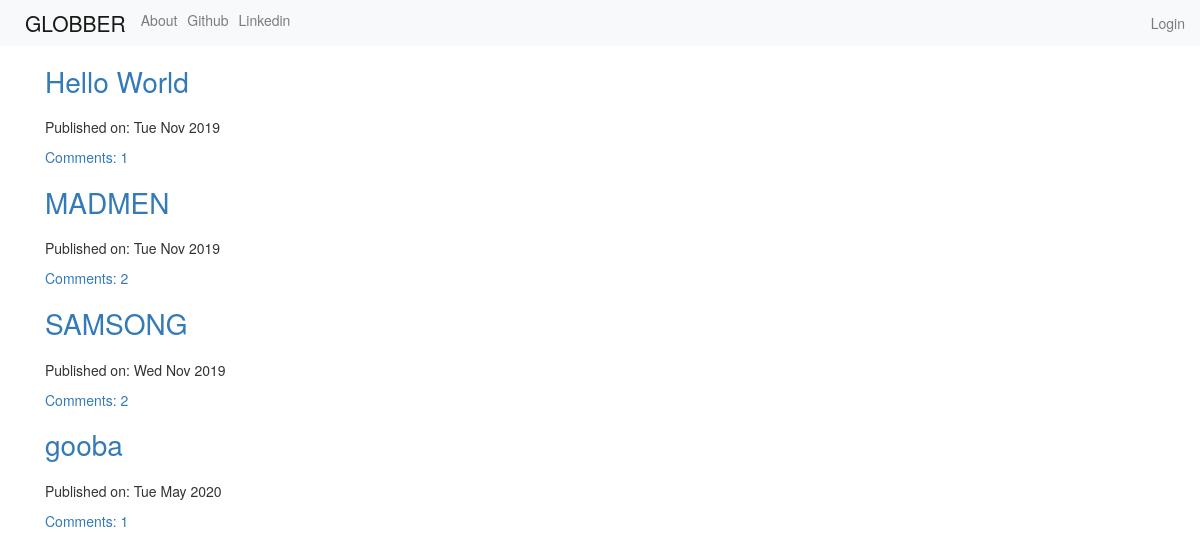
The page / on the database its author committed.
### blog/models.py (models this page shows, shortened)
class Post(models.Model):
    author = models.ForeignKey('auth.User',on_delete=models.CASCADE)
    title = models.CharField(max_length=256)
    text = models.TextField()
    created_date = models.DateTimeField(default=timezone.now)
    published_date = models.DateTimeField(blank=True,null=True)

### blog/views.py (the view)
# urls.py: url(r'^$',views.PostListView.as_view(),name='post_list'),
class PostListView(ListView):
    model = Post
    def get_queryset(self):
        return Post.objects.filter(published_date__lte=timezone.now()).order_by('published_date')

### blog/templates/blog/post_list.html (shortened to what this page needs)
{% extends 'base.html' %} {% block content %}
<div class="centerstage">
    {% for post in post_list %}
    <div class="post">
        <h1><a href="{% url 'post_detail' pk=post.pk %}">{{post.title}}</a></h1>
        <div class="date">
            <p>Published on: {{ post.published_date|date:'D M Y' }}</p>
        </div>
        <a href="{% url 'post_detail' pk=post.pk %}">Comments: {{ post.comments.count }}</a>
    </div>
    {% endfor %} {% endblock %}

### blog/templates/blog/base.html (shortened to what this page needs)
<!DOCTYPE html>
{% load static %}
<html lang="en">
<head>
    <link rel="stylesheet" href="{% static 'css/bootstrap.min.css' %}" type="text/css">
    <link rel="stylesheet" href="{% static 'css/blog.css' %}" type="text/css">
    <link rel="stylesheet" href="{% static 'css/bootstrap.min.glyp.css' %}" type="text/css">
</head>
<body class="loader">
    <nav class="navbar navbar-expand-lg navbar-light bg-light tecfont">
        <div class="container">
            <ul class="nav navbar-nav">
                <li><a class="navbar-brand bigbrand" href="{% url 'post_list' %}">GLOBBER</a></li>
                <li><a class="nav-link" href="{% url 'about' %}">About</a></li>
                <li><a class="nav-link" href="https://www.github/Fredpwol.com">Github</a></li>
                <li><a class="nav-link" href="https://www.linkedin.com/in/fredrick-pwol-a04b60195/">Linkedin</a></li>
            </ul>
        </div>
        <ul class="nav navbar-nav navbar-right">
            {% if user.is_authenticated %}
            <li><a class="nav-link" href="{% url 'post_create' %}">NewPost</a></li>
            <li><a class="nav-link" href="{% url 'post_draft_list' %}">Draft</a></li>
            <li><a class="nav-link" href="{% url 'logout' %}">Logout</a></li>
            <li>Welcome: {{user.username}} </li>
            {% else %}
            <li><a class="nav-link" href="{% url 'login' %}">Login</a></li>
            {% endif %}
        </ul>
    </nav>
    <div class="content container">
        <div class="row">
            <div class="col-md-8">
                <div class="blog_posts">
                    {% block content %}
                    {% endblock %}
                </div>
            </div>
        </div>
    </div>
</body>
</html>

### blog/static/css/blog.css (style rules this page uses)
.centerstage { margin-left: auto; margin-right: auto; }
.bigbrand { font-size: 1.5em; }
.loader { filter:hue-rotate(0deg); color: linear-gradient(45deg,#0f8,#08f); animation:hue 5000ms infinite linear; }

### rows shown on the page
Post: title "Hello World", published_date "Tue Nov 2019", comments.count "1"
Post: title "MADMEN", published_date "Tue Nov 2019", comments.count "2"
Post: title "SAMSONG", published_date "Wed Nov 2019", comments.count "2"
Post: title "gooba", published_date "Tue May 2020", comments.count "1"
